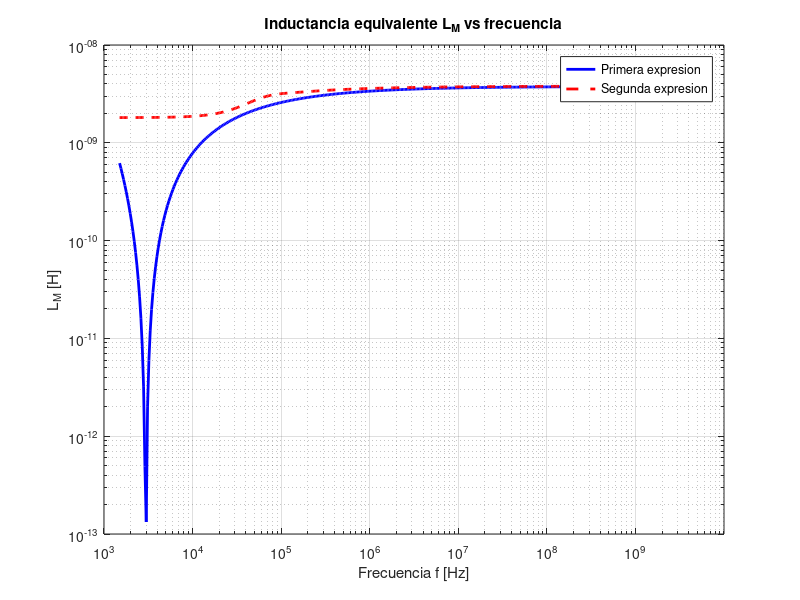
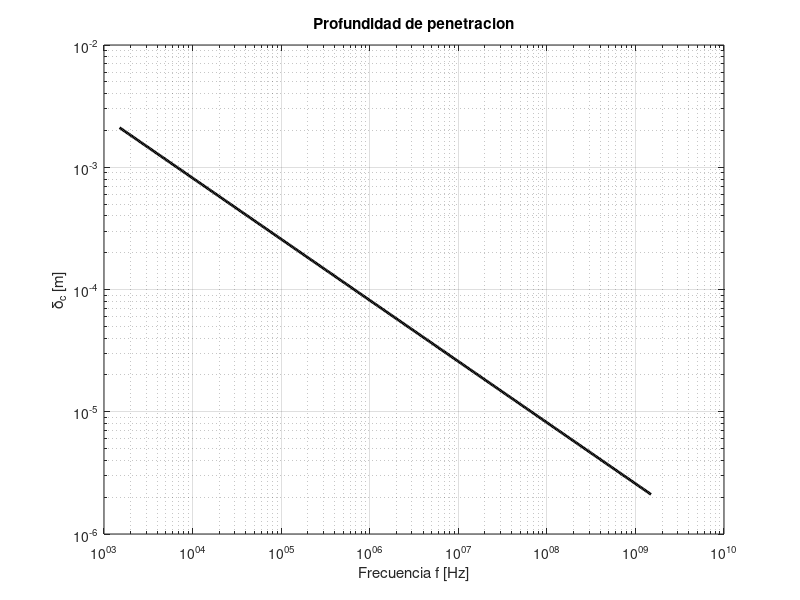
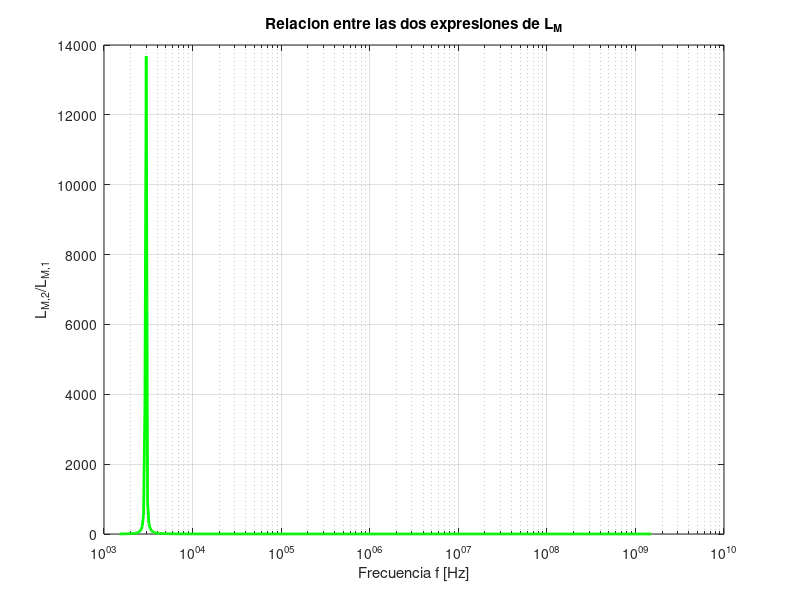
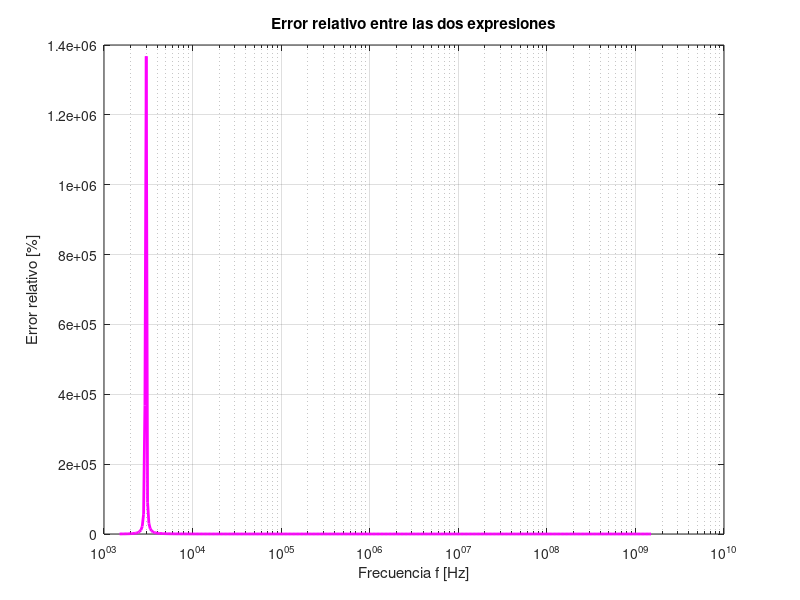

Reproduce these figures in MATLAB, in order.
function [f,LM1,LM2,delta] = LM_cubo
% ==============================================================
% CALCULO DE L_M vs FRECUENCIA
%
% Cubo conductor de aluminio
%
% MATLAB R2009a
%
% --------------------------------------------------------------
% Primera expresion:
%
% LM1 = mu0*(b - 2*delta)^2/b
%
% Segunda expresion:
%
% LM2 = real{ mu0*b*(1-Suma1)/Suma2 }
%
% --------------------------------------------------------------
%
% Frecuencia:
%
%       1.5 kHz <= f <= 1.5 GHz
%
% Material:
%
%       sigma = 3.8e7 S/m
%       mu    = mu0
%
% Cubo:
%
%       b = 3 mm
%
% ==============================================================


clear;
clc;


% ==============================================================
% PARAMETROS FISICOS
% ==============================================================

sigma = 3.8e7;             % Conductividad [S/m]

mu0 = 4*pi*1e-7;            % Permeabilidad del vacio [H/m]

eps0 = 8.854187817e-12;     % Permitividad del vacio [F/m]

b = 3e-3;                   % Dimensiones del cubo [m]


% ==============================================================
% RANGO DE FRECUENCIA
% ==============================================================

fmin = 1.5e3;               % 1.5 kHz
fmax = 1.5e9;               % 1.5 GHz

Nf = 400;                   % Numero de puntos

% Distribucion logaritmica
f = logspace(log10(fmin),log10(fmax),Nf);


% ==============================================================
% NUMERO DE TERMINOS DE LA SUMATORIA
% ==============================================================

% La expresion teorica tiene:
%
% sum(n=1,infinito)
%
% Aqui usamos Nmode terminos.
%
% Posteriormente se recomienda comprobar la convergencia
% utilizando Nmode = 20, 40, 80, etc.

Nmode = 40;


% ==============================================================
% RESERVAR MEMORIA
% ==============================================================

LM1   = zeros(1,Nf);
LM2   = zeros(1,Nf);
delta = zeros(1,Nf);


% ==============================================================
% CALCULO PARA CADA FRECUENCIA
% ==============================================================

for ii = 1:Nf

    % ----------------------------------------------------------
    % Frecuencia angular
    % ----------------------------------------------------------

    omega = 2*pi*f(ii);


    % ----------------------------------------------------------
    % PROFUNDIDAD DE PENETRACION
    % ----------------------------------------------------------

    delta(ii) = sqrt( ...
        2/(omega*mu0*sigma) );


    % ==========================================================
    % PRIMERA EXPRESION DE L_M
    %
    % L_M = mu0*(b-2*delta)^2/b
    % ==========================================================

    LM1(ii) = ...
        mu0*(b-2*delta(ii))^2/b;


    % ==========================================================
    % SEGUNDA EXPRESION DE L_M
    % ==========================================================

    LM2(ii) = calcula_LM2( ...
        omega,b,sigma,mu0,Nmode);

end


% ==============================================================
% GRAFICA PRINCIPAL: L_M VS f
% ==============================================================

figure;

loglog(f,abs(LM1),'b-','LineWidth',2);
hold on;

loglog(f,abs(LM2),'r--','LineWidth',2);

grid on;

xlabel('Frecuencia f [Hz]');
ylabel('L_M [H]');

title('Inductancia equivalente L_M vs frecuencia');

legend('Primera expresion','Segunda expresion');


% ==============================================================
% TICKS DEL EJE X
% ==============================================================

set(gca,'XTick',[1e3 1e4 1e5 1e6 1e7 1e8 1e9]);


% ==============================================================
% GRAFICA DE DELTA
% ==============================================================

figure;

loglog(f,delta,'k-','LineWidth',2);

grid on;

xlabel('Frecuencia f [Hz]');
ylabel('\delta_c [m]');

title('Profundidad de penetracion');


% ==============================================================
% GRAFICA DE LA RELACION LM2/LM1
% ==============================================================

figure;

semilogx(f,LM2./LM1,'g-','LineWidth',2);

grid on;

xlabel('Frecuencia f [Hz]');
ylabel('L_{M,2}/L_{M,1}');

title('Relacion entre las dos expresiones de L_M');


% ==============================================================
% ERROR RELATIVO
% ==============================================================

error_relativo = ...
    abs(LM2-LM1)./abs(LM1)*100;


figure;

semilogx(f,error_relativo,'m-','LineWidth',2);

grid on;

xlabel('Frecuencia f [Hz]');
ylabel('Error relativo [%]');

title('Error relativo entre las dos expresiones');


% ==============================================================
% RESULTADOS NUMERICOS
% ==============================================================

fprintf('\n');
fprintf('======================================================\n');
fprintf(' RESULTADOS PARA L_M\n');
fprintf('======================================================\n');


fprintf('\n');
fprintf('Frecuencia inicial:\n');

fprintf('f     = %e Hz\n',f(1));

fprintf('delta = %e m\n',delta(1));

fprintf('LM1   = %e H\n',LM1(1));

fprintf('LM2   = %e H\n',LM2(1));


fprintf('\n');
fprintf('Frecuencia final:\n');

fprintf('f     = %e Hz\n',f(end));

fprintf('delta = %e m\n',delta(end));

fprintf('LM1   = %e H\n',LM1(end));

fprintf('LM2   = %e H\n',LM2(end));


fprintf('\n');

fprintf('Relacion LM2/LM1 inicial = %e\n', ...
        LM2(1)/LM1(1));

fprintf('Relacion LM2/LM1 final   = %e\n', ...
        LM2(end)/LM1(end));


fprintf('\n');

fprintf('Error relativo inicial = %e %%\n', ...
        error_relativo(1));

fprintf('Error relativo final   = %e %%\n', ...
        error_relativo(end));


fprintf('\n');
fprintf('======================================================\n');


end


% ################################################################
% ################################################################
% SUBFUNCION: SEGUNDA EXPRESION DE L_M
% ################################################################
% ################################################################

function LM = calcula_LM2( ...
    omega,b,sigma,mu0,Nmode)


% ==============================================================
% VECTOR DE INDICES
% ==============================================================

n = (1:Nmode)';


% ==============================================================
% k_n
%
% k_n = (2n-1)*pi/b
% ==============================================================

k = (2*n-1)*pi/b;


% ==============================================================
% kappa_n
%
% -k_n^2 + kappa_n^2 - j*omega*sigma*mu0 = 0
%
% Por tanto:
%
% kappa_n^2 = k_n^2 + j*omega*sigma*mu0
%
% ==============================================================

kappa = sqrt(k.^2 + j*omega*sigma*mu0);


% ==============================================================
% SUMA 1
%
% Suma1 =
%
% SUM {
%
% 32*tanh(kappa_n*b/2)
% ----------------------------------------
% pi^2*(2n-1)^2*kappa_n*b
%
% }
%
% ==============================================================

Suma1 = 0;


for nn = 1:Nmode

    kap = kappa(nn);

    x = kap*b/2;


    % ----------------------------------------------------------
    % tanh(x)
    %
    % Para Re(x) grande:
    %
    % tanh(x) -> 1
    %
    % Evitamos calcular valores innecesarios.
    % ----------------------------------------------------------

    if real(x) > 20

        th = 1;

    else

        th = tanh(x);

    end


    % ----------------------------------------------------------
    % Termino de la sumatoria
    % ----------------------------------------------------------

    termino = ...
        32*th / ...
        (pi^2*(2*nn-1)^2*kap*b);


    Suma1 = Suma1 + termino;

end


% ==============================================================
% SUMA 2
%
% Suma2 =
%
% SUM {
%
% 4*(-1)^(n+1)
% ---------------------------
% (2n-1)*pi
%
% * [1 - 2/cosh(kappa_n*b/2)]
%
% }
%
% ==============================================================

Suma2 = 0;


for nn = 1:Nmode

    kap = kappa(nn);

    x = kap*b/2;


    % ----------------------------------------------------------
    % Calculo estable de:
    %
    % 1 - 2/cosh(x)
    %
    % ----------------------------------------------------------

    if real(x) > 20

        factor = 1;

    else

        factor = 1 - 2/cosh(x);

    end


    % ----------------------------------------------------------
    % Termino de la sumatoria
    % ----------------------------------------------------------

    termino = ...
        4*(-1)^(nn+1)/((2*nn-1)*pi) ...
        * factor;


    Suma2 = Suma2 + termino;

end


% ==============================================================
% EXPRESION FINAL
%
% LM =
%
% Re{
%
% mu0*b*(1-Suma1)
% ----------------
% Suma2
%
% }
%
% ==============================================================

LM = real( ...
    mu0*b*(1-Suma1)/Suma2 );



end

plot(LM2(1,1:100), 'DisplayName', 'LM2(1,1:100)', 'YDataSource', 'LM2(1,1:100)'); figure(gcf)
hold on; plot(LM1(1,1:100), 'DisplayName', 'LM2(1,1:100)', 'YDataSource', 'LM2(1,1:100)'); figure(gcf)
